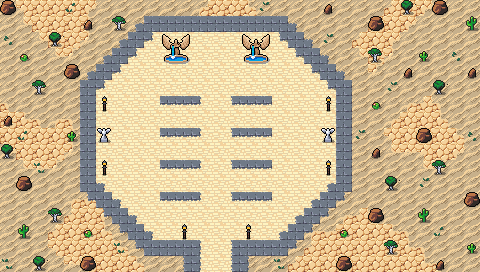

Below is a game level as drawn by its tile map, then a one-line description and the .tmx that defines it (tile-layer data replaced by summaries):
An orthogonal 30x17 tile map with 16x16 px tiles, 5 tile layers (Collision, Background, Floor and Walls, Ornamental Walls, ...), 2 tilesets and 18 objects.

<map version="1.10" tiledversion="1.10.1" orientation="orthogonal" renderorder="right-down" width="30" height="17" tilewidth="16" tileheight="16" infinite="0" nextlayerid="8" nextobjectid="82">
 <editorsettings>
  <export target="wastetown..tmx" format="tmx" />
 </editorsettings>
 <tileset firstgid="1" source="../../../../common/maps/tileset/main.tsx" />
 <tileset firstgid="10113" source="../../../../common/maps/tileset/buildings.tsx" />
 <layer id="6" name="Collision" width="30" height="17">
  <data>[510 cells, 56 non-empty, 8 distinct tile ids]</data>
 </layer>
 <layer id="1" name="Background" width="30" height="17">
  <data>[510 cells, 510 non-empty, 3 distinct tile ids]</data>
 </layer>
 <layer id="2" name="Floor and Walls" width="30" height="17">
  <data>[510 cells, 179 non-empty, 25 distinct tile ids]</data>
 </layer>
 <layer id="7" name="Ornamental Walls" width="30" height="17">
  <data>[510 cells, 79 non-empty, 7 distinct tile ids]</data>
 </layer>
 <layer id="3" name="Clutter" width="30" height="17">
  <properties>
   <property name="spriteLayer" type="bool" value="true" />
  </properties>
  <data>[510 cells, 94 non-empty, 20 distinct tile ids]</data>
 </layer>
 <objectgroup id="4" name="Objects">
  <object id="38" template="../../../../common/maps/obj/entry_up.tx" x="192" y="279.665" width="48" height="16">
   <properties>
    <property name="teleport" value="" />
   </properties>
  </object>
  <object id="65" template="../../../../common/maps/obj/treasure.tx" x="199.167" y="48.8333"><properties><property name="reward">[
  {
    "type": "card",
    "sourceDeck": "decks/rewards/tier-S.dck",
    "probability": 0.02,
    "count": 2,
    "addMaxCount": 2
  },
  {
    "type": "card",
    "sourceDeck": "decks/rewards/tier-A.dck",
    "probability": 0.1,
    "count": 2,
    "addMaxCount": 2
  },
  {
    "type": "card",
    "sourceDeck": "decks/rewards/tier-B.dck",
    "probability": 0.38,
    "count": 2,
    "addMaxCount": 2
  },
  {
    "type": "card",
    "sourceDeck": "decks/rewards/tier-C.dck",
    "probability": 0.72,
    "count": 2,
    "addMaxCount": 2
  },
  {
    "type": "card",
    "sourceDeck": "decks/rewards/tier-D.dck",
    "probability": 0.54,
    "count": 2,
    "addMaxCount": 2
  },
  {
    "type": "card",
    "sourceDeck": "decks/rewards/tier-E.dck",
    "probability": 0.24,
    "count": 2,
    "addMaxCount": 2
  }
]</property></properties></object>
  <object id="66" template="../../../../common/maps/obj/gold.tx" x="216.501" y="48.2141" />
  <object id="67" template="../../../../common/maps/obj/enemy.tx" x="172.923" y="219.563">
   <properties>
    <property name="enemy" value="Apprentice White Wizard" />
    <property name="threatRange" type="int" value="20" />
   </properties>
  </object>
  <object id="68" template="../../../../common/maps/obj/booster.tx" x="318.799" y="126.939">
   <properties>
    <property name="reward">[
  {
    "editions": [ "ONS", "LGN", "SCG" ],
    "type": "card",
    "count": 10,
    "colors": [ "white" ],
    "rarity": [ "Common" ]
  },
  {
    "editions": [ "ONS", "LGN", "SCG" ],
    "type": "card",
    "count": 3,
    "colors": [ "white" ],
    "rarity": [ "Uncommon" ]
  },
  {
    "editions": [ "ONS", "LGN", "SCG" ],
    "type": "card",
    "count": 1,
    "colors": [ "white" ],
    "rarity": [ "Rare" ]
  }
]
</property>
   </properties>
  </object>
  <object id="69" template="../../../../common/maps/obj/enemy.tx" x="207.848" y="68.8154">
   <properties>
    <property name="enemy" value="Angel Warrior" />
   </properties>
  </object>
  <object id="70" template="../../../../common/maps/obj/enemy.tx" x="237.51" y="183.254">
   <properties>
    <property name="enemy" value="Apprentice White Wizard" />
    <property name="threatRange" type="int" value="20" />
   </properties>
  </object>
  <object id="71" template="../../../../common/maps/obj/enemy.tx" x="164.5" y="120">
   <properties>
    <property name="enemy" value="Apprentice White Wizard" />
    <property name="threatRange" type="int" value="20" />
   </properties>
  </object>
  <object id="72" template="../../../../common/maps/obj/manashards.tx" x="97" y="128" />
  <object id="73" template="../../../../common/maps/obj/waypoint.tx" x="207" y="94.5" />
  <object id="74" template="../../../../common/maps/obj/waypoint.tx" x="209" y="195.5" />
  <object id="75" template="../../../../common/maps/obj/waypoint.tx" x="284" y="199" />
  <object id="76" template="../../../../common/maps/obj/waypoint.tx" x="282" y="93.5" />
  <object id="77" template="../../../../common/maps/obj/waypoint.tx" x="130.5" y="93" />
  <object id="78" template="../../../../common/maps/obj/waypoint.tx" x="127.5" y="193.5" />
  <object id="79" template="../../../../common/maps/obj/enemy.tx" x="125.5" y="130">
   <properties>
    <property name="enemy" value="Holy Paladin" />
    <property name="threatRange" type="int" value="20" />
    <property name="waypoints" value="77,78" />
</properties>
  </object>
  <object id="80" template="../../../../common/maps/obj/enemy.tx" x="288" y="133.5">
   <properties>
    <property name="enemy" value="Holy Paladin" />
    <property name="threatRange" type="int" value="20" />
    <property name="waypoints" value="76,75" />
</properties>
  </object>
  <object id="81" template="../../../../common/maps/obj/enemy.tx" x="210" y="131.5">
   <properties>
    <property name="enemy" value="Holy Paladin" />
    <property name="threatRange" type="int" value="20" />
    <property name="waypoints" value="73,74" />
</properties>
  </object>
 </objectgroup>
</map>
